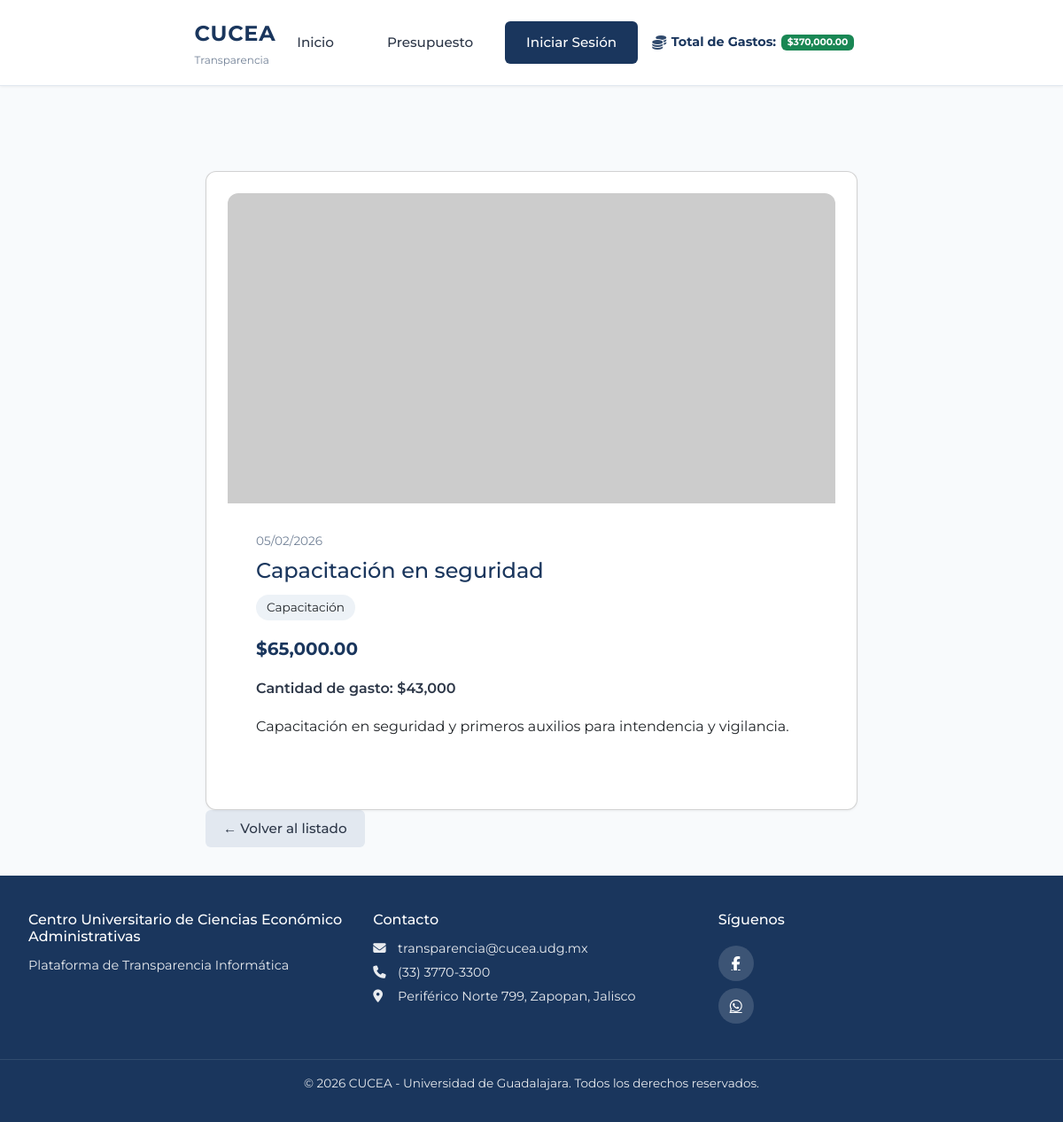
The page /presupuesto/5 on the database its author committed.
### models.py (models this page shows, shortened)
class Presupuesto(db.Model):
    __tablename__ = 'presupuestos'
    id = db.Column(db.Integer, primary_key=True)
    concepto = db.Column(db.String(200), nullable=False)  # Título del proyecto
    descripcion_corta = db.Column(db.String(300))  # Resumen breve para la card (si vacío se trunca descripcion)
    descripcion = db.Column(db.Text)  # Descripción larga para el modal
    imagen_url = db.Column(db.String(500))  # Ruta o URL de imagen (ej: img/proyecto1.jpg)
    monto = db.Column(db.Float, nullable=False)
    categoria = db.Column(db.String(100), nullable=False)
    fecha = db.Column(db.Date, nullable=False)  # Fecha del proyecto
    cantidad_gasto = db.Column(db.Float, default=0, nullable=False)
    likes = db.Column(db.Integer, default=0, nullable=False)
    dislikes = db.Column(db.Integer, default=0, nullable=False)
    fecha_registro = db.Column(db.DateTime, default=datetime.utcnow)
    comentarios = db.relationship('Comentario', backref='presupuesto', lazy='dynamic', order_by='Comentario.fecha_creacion')
    votos = db.relationship('VotoPresupuesto', backref='presupuesto', lazy='dynamic', foreign_keys='VotoPresupuesto.presupuesto_id')

### app.py (the view)
    @app.route('/presupuesto/<int:id>')
    def presupuesto_detalle(id):
        presupuesto = Presupuesto.query.get_or_404(id)
        return render_template('presupuesto/detalle.html', presupuesto=presupuesto)

### templates/presupuesto/detalle.html (shortened to what this page needs)
{% extends "base/layout.html" %}
{% block content %}
<div class="detalle-page">
    <article class="detalle-card card">
        <div class="detalle-card__image">
            {% if presupuesto.imagen_url %}
            <img src="{{ presupuesto.imagen_url if presupuesto.imagen_url.startswith('http') else url_for('static', filename=presupuesto.imagen_url) }}" alt="{{ presupuesto.concepto }}">
            {% else %}
            <div class="detalle-card__placeholder">
                <i class="fas fa-image"></i>
                <span>Sin imagen</span>
            </div>
            {% endif %}
        </div>
        <div class="detalle-card__body">
            <p class="detalle-card__date">{{ presupuesto.fecha.strftime('%d/%m/%Y') }}</p>
            <h1 class="detalle-card__title">{{ presupuesto.concepto }}</h1>
            <span class="detalle-card__badge">{{ presupuesto.categoria }}</span>
            <p class="detalle-card__monto">${{ "{:,.2f}".format(presupuesto.monto) }}</p>
            {% if presupuesto.cantidad_gasto %}<p class="detalle-card__gasto">Cantidad de gasto: ${{ "{:,.0f}".format(presupuesto.cantidad_gasto) }}</p>{% endif %}
            {% if presupuesto.descripcion %}
            <div class="detalle-card__descripcion">
                {{ presupuesto.descripcion }}
            </div>
            {% endif %}
        </div>
    </article>
    <a href="{{ url_for('presupuestos_lista') }}" class="btn btn--secondary">← Volver al listado</a>
</div>
{% endblock %}

### static/css/main.css (style rules this page uses)
:root { --color-primary: #1a365d; --color-primary-light: #2c5282; --color-primary-hover: #2d4a7c; --color-text: #2d3748; --color-text-muted: #718096; --color-bg: #f8fafc; --color-card: #ffffff; --color-border: #e2e8f0; --shadow: 0 1px 3px rgba(0, 0, 0, 0.06); --shadow-hover: 0 4px 12px rgba(0, 0, 0, 0.1); --navbar-height: 80px; --navbar-height-scrolled: 60px; --font-main: 'Montserrat', 'Segoe UI', system-ui, sans-serif; }
* { box-sizing: border-box; }
body { margin: 0; font-family: var(--font-main); background: var(--color-bg); color: var(--color-text); line-height: 1.6; min-height: 100vh; display: flex; flex-direction: column; }
.btn { display: inline-block; padding: 0.6rem 1.25rem; border-radius: 6px; font-weight: 500; font-family: var(--font-main); text-decoration: none; cursor: pointer; border: none; font-size: 0.95rem; transition: background-color 0.2s, color 0.2s; }
.btn--secondary { background: var(--color-border); color: var(--color-text); }
.detalle-page { max-width: 800px; margin: 0 auto; }
.detalle-card__image { width: 100%; height: 350px; overflow: hidden; border-radius: 12px 12px 0 0; }
.detalle-card__image img { width: 100%; height: 100%; object-fit: cover; }
.detalle-card__body { padding: 2rem; }
.detalle-card__date { font-size: 0.85rem; color: var(--color-text-muted); margin: 0 0 0.5rem; }
.detalle-card__title { margin: 0 0 0.75rem; font-size: 1.5rem; color: var(--color-primary); }
.detalle-card__badge { display: inline-block; padding: 0.25rem 0.75rem; background: #edf2f7; border-radius: 20px; font-size: 0.85rem; margin-bottom: 1rem; }
.detalle-card__monto { font-size: 1.25rem; font-weight: 700; color: var(--color-primary); margin: 0 0 1rem; }
.detalle-card__gasto { font-size: 1rem; font-weight: 600; color: var(--color-text); margin: 0 0 1rem; }
.detalle-card__descripcion { margin: 0 0 1.5rem; line-height: 1.7; }
.card { background: var(--color-card); border-radius: 12px; box-shadow: var(--shadow); padding: 1.5rem; }
.main-content .presupuestos-page, .main-content .auth-container, .main-content .form-page, .main-content .detalle-page { padding: 2rem; padding-top: calc(var(--navbar-height) + 1rem); }

### rows shown on the page
Presupuesto: fecha "05/02/2026", concepto "Capacitación en seguridad", categoria "Capacitación", monto "65,000.00", cantidad_gasto "43,000", descripcion "Capacitación en seguridad y primeros auxilios para intendencia y vigilancia."

### other values the page prints
{{ "{:,.2f}".format(total_invertido) }} "370,000.00"
